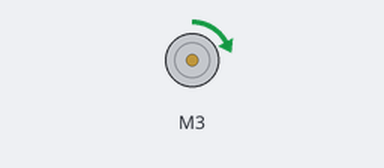
The sketch below on a simulated Arduino Uno, built with avr-gcc and run on an emulated ATmega328P. Shown: DC motor (green arrow = forward, orange = backward, longer = faster). What the sketch prints to the serial monitor is not drawn.

Above: at 0.05 s.
At 0.7 s:
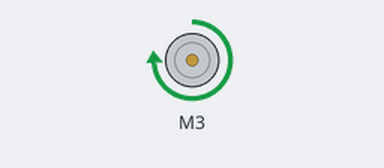
At 1.35 s:
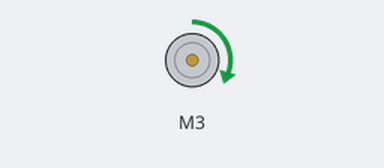
At 3.0 s:
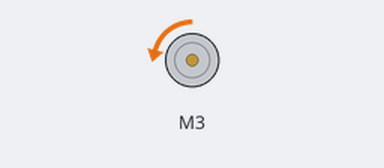
Timing chart, 0 to 7.1 s (numbered marks = the images above):
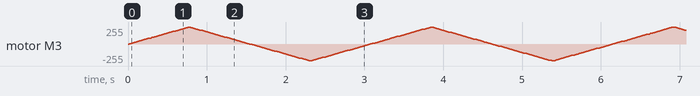

The sketch:

1_DCMotorwithPWM.ino
```cpp
// (licence header left out)
#include <AFMotor.h>

// DC motor on M4 M3
AF_DCMotor motor(3);

int i;

void setup()
{
  Serial.begin(9600);
  Serial.println("DC Motor with PWM");

  motor.setSpeed(200);
  motor.run(RELEASE);
}


void loop()
{
  motor.run(FORWARD);

  for (i=0; i<255; i++)
  {
    motor.setSpeed(i);
    delay(3);
  }

  for (i=255; i>0; i--)
  {
    motor.setSpeed(i);
    delay(3);
  }

  motor.run(BACKWARD);

  for (i=0; i<255; i++)
  {
    motor.setSpeed(i);
    delay(3);
  }

  for (i=255; i>0; i--)
  {
    motor.setSpeed(i);
    delay(3);
  }

}
```
